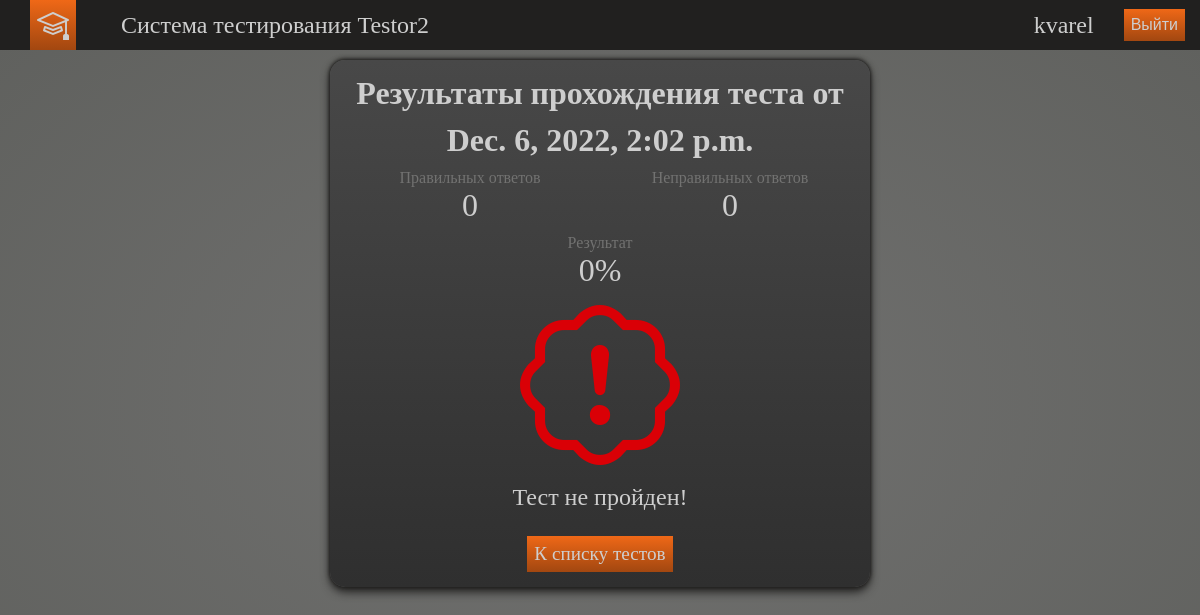
The page /testing/13/result/ (signed in) on the database its author committed.
### core/models.py (models this page shows)
class TestingModel(models.Model):
	user = models.ForeignKey(settings.AUTH_USER_MODEL, on_delete=models.CASCADE, verbose_name='Пользователь')
	test = models.ForeignKey(TestModel, on_delete=models.CASCADE, verbose_name='Тест')
	date = models.DateTimeField('Дата прохождения', auto_now_add=True)
	correct_answers = models.IntegerField('Количество правильных ответов', default=0)
	wrong_answers = models.IntegerField('Количество неправильных ответов', default=0)
	is_start = models.BooleanField('Тестирование начато', default=False)
	is_completed = models.BooleanField('Тестирование завершено', default=False)

### core/views.py (the view)
# urls.py: path('<int:pk>/result/', TestingResultView.as_view(), name='testing-result')
class TestingResultView(LoginRequiredMixin, generic.DetailView):
	model = TestingModel
	template_name = 'core/testing_result.html'
	def get_context_data(self, **kwargs):
		ctx = super().get_context_data(**kwargs)
		if self.object.correct_answers:
			ctx['percent'] = self.object.correct_answers / (self.object.correct_answers + self.object.wrong_answers) * 100
		else:
			ctx['percent'] = 0
		return ctx

### core/templates/core/testing_result.html (shortened to what this page needs)
{% extends 'core/base.html' %}
{% load static %}
{% block style_head %}
	<link rel="stylesheet" href="{% static 'css/testing-result.css' %}">
{% endblock %}
{% block content_body %}
	<div class="card">
		<div class="container">
			<h2 class="title">Результаты прохождения теста от</h2>
			<h2 class="title">{{ object.date|date:"DATETIME_FORMAT" }}</h2>
			<div class="correct"><span>Правильных ответов</span><span>{{ object.correct_answers }}</span></div>
			<div class="incorrect"><span>Неправильных ответов</span><span>{{ object.wrong_answers }}</span></div>
			<div class="percent"><span>Результат</span><span>{{ percent|floatformat }}%</span></div>
			<div class="icon">
				{% if percent >= 80 %}
					<div class="positive"><i class="bi bi-patch-check"></i></div>
					<div class="message">Тест успешно пройден!</div>
				{% else %}
					<div class="negative"><i class="bi bi-patch-exclamation"></i></div>
					<div class="message">Тест не пройден!</div>
				{% endif %}
			</div>
			<a href="{% url 'test-list' %}">К списку тестов</a>
		</div>
	</div>
{% endblock %}

### core/templates/core/base.html (shortened to what this page needs)
{% load static %}
<!DOCTYPE html>
<html lang="en">
<head>
	<link rel="stylesheet" href="{% static 'css/base.css' %}">
	<link rel="stylesheet" href="https://cdn.jsdelivr.net/npm/bootstrap-icons@1.10.2/font/bootstrap-icons.css">
	{% block style_head %}{% endblock %}
</head>
<body>
	<div class="nav">
		<div class="brand"><a href="{% url 'test-list' %}"><i class="bi bi-mortarboard"></i></a></div>
		<div class="name">Система тестирования Testor2</div>
		<div class="user">{{ user.username }}</div>
		<form method="post" action="{% url 'logout' %}">
			<button type="submit">Выйти</button>
		</form>
	</div>
	{% block content_body %}{% endblock %}
</body>
</html>

### core/static/css/base.css (style rules this page uses)
:root { --white: #cecece; --gray1: #727271; --gray2: #5f605d; --gray3: #484848; --gray4: #2f2f2f; --black: #21201f; --orange: #ef6817; --orange-light: #e0966a; --orange-dark: #a24710; --box-background: linear-gradient(to top, var(--gray4), var(--gray3)); --box-hover-background: linear-gradient(to top, var(--black), var(--gray4)); --box-shadow: 0 -1px 5px var(--black), 0 0 3px var(--black), 0 5px 10px var(--black); --button-background: linear-gradient(to top, var(--orange-dark), var(--orange)); --button-hover-background: linear-gradient(to top, var(--orange), var(--orange-light)); }
* { box-sizing: border-box; margin: 0; padding: 0; }
body { min-height: 100vh; background: radial-gradient(var(--gray1), var(--gray2)); }
.nav { position: relative; height: 50px; display: flex; align-items: center; justify-content: center; background: var(--black); z-index: 999; }
.nav .brand { position: relative; margin: 0 15px; }
.nav .brand a { font-size: 2em; color: var(--white); text-decoration: none; }
.nav .name { position: relative; font-size: 1.5em; color: var(--white); margin: 0 15px; cursor: default; }
.nav .user { position: relative; font-size: 1.5em; color: var(--white); margin: 0 15px; }
.nav form button { position: relative; font-size: 1em; padding: 7px; color: var(--white); margin: 0 15px; background: var(--button-background); border: none; }
.nav form button::before { content: 'Не делайте этого! Это опасно!'; position: absolute; top: 140%; right: 15%; width: 200px; height: 50px; border-radius: 15px; padding: 10px; background: var(--black); font-size: 1.3em; visibility: hidden; opacity: 0; transition: 0.5s; }

### core/static/css/testing-result.css (style rules this page uses)
.card { display: flex; justify-content: center; align-items: center; }
.container { position: relative; display: grid; grid-template-columns: 250px 250px; border-radius: 15px; padding: 15px; margin: 10px; grid-gap: 10px; justify-items: center; background: var(--box-background); box-shadow: var(--box-shadow); }
.title { grid-column: 1 / -1; color: var(--white); text-align: center; font-size: 2em; }
.correct span:nth-child(1), .incorrect span:nth-child(1), .percent span:nth-child(1) { display: block; font-size: 1em; color: var(--gray1); }
.correct span:nth-child(2), .incorrect span:nth-child(2), .percent span:nth-child(2) { display: block; text-align: center; font-size: 2em; color: var(--white); }
.percent, .icon, a { grid-column: 1 / -1; }
.icon { display: flex; flex-direction: column; justify-content: center; align-items: center; }
.icon i { font-size: 10em; }
.icon .message { color: var(--white); font-size: 1.5em; }
.icon .negative { color: #da0006; }
a { justify-self: center; font-size: 1.2em; padding: 7px; text-decoration: none; color: var(--white); margin: 15px 15px 0 15px; background: var(--button-background); border: none; }

### rows shown on the page
TestingModel: date "Dec. 6, 2022, 2:02 p.m.", correct_answers "0", wrong_answers "0"

### other values the page prints
{{ user.username }} "kvarel"
{{ percent|floatformat }} "0"
